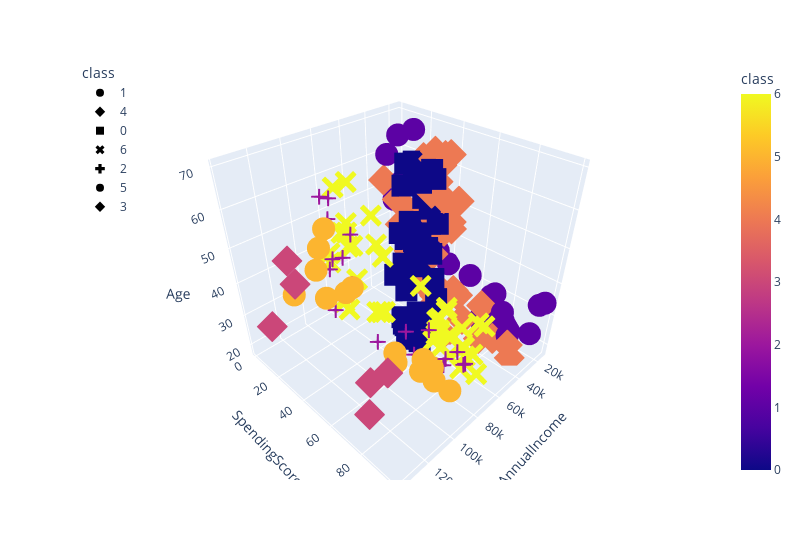

The code cell stored with this chart in its notebook:
### Code cell
fig = px.scatter_3d(
    df_shopping,
    x="AnnualIncome",
    y="SpendingScore",
    z="Age",
    color="class",
    symbol="class",
    width=800,
)
fig.update_layout(legend=dict(x=0, y=1))
fig.show()

### Figure 1 — Plotly figure (JSON) as saved in the notebook; plotly's stock layout.template omitted (floating-point values rounded to 4 significant figures)
{"data": [{"hovertemplate": "class=%{marker.color}<br>AnnualIncome=%{x}<br>SpendingScore=%{y}<br>Age=%{z}<extra></extra>", "legendgroup": "1", "marker": {"color": [1, 1, 1, 1, 1, 1, 1, 1, 1, 1, 1, 1, 1, 1, 1, 1, 1, 1, 1, 1, 1, 1, 1, 1, 1, 1, 1, 1, 1, 1, 1, 1], "coloraxis": "coloraxis", "symbol": "circle"}, "mode": "markers", "name": "1", "scene": "scene", "showlegend": true, "type": "scatter3d", "x": [15000, 15000, 16000, 16000, 17000, 17000, 18000, 18000, 19000, 19000, 19000, 19000, 20000, 20000, 20000, 20000, 21000, 21000, 23000, 23000, 24000, 24000, 25000, 25000, 28000, 28000, 28000, 28000, 29000, 29000, 30000, 30000], "y": [39, 81, 6, 77, 40, 76, 6, 94, 3, 72, 14, 99, 15, 77, 13, 79, 35, 66, 29, 98, 35, 73, 5, 73, 14, 82, 32, 61, 31, 87, 4, 73], "z": [19, 21, 20, 23, 31, 22, 35, 23, 64, 30, 67, 35, 58, 24, 37, 22, 35, 20, 52, 35, 35, 25, 46, 31, 54, 29, 45, 35, 40, 23, 60, 21]}, {"hovertemplate": "class=%{marker.color}<br>AnnualIncome=%{x}<br>SpendingScore=%{y}<br>Age=%{z}<extra></extra>", "legendgroup": "4", "marker": {"color": [4, 4, 4, 4, 4, 4, 4, 4, 4, 4, 4, 4, 4, 4, 4, 4, 4, 4, 4, 4, 4, 4, 4, 4, 4, 4, 4, 4, 4, 4, 4, 4, 4, 4, 4, 4, 4, 4, 4, 4, 4, 4], "coloraxis": "coloraxis", "symbol": "diamond"}, "mode": "markers", "name": "4", "scene": "scene", "showlegend": true, "type": "scatter3d", "x": [33000, 33000, 33000, 33000, 34000, 34000, 37000, 37000, 38000, 38000, 39000, 39000, 39000, 39000, 40000, 40000, 40000, 40000, 42000, 42000, 43000, 43000, 43000, 43000, 44000, 44000, 46000, 46000, 46000, 46000, 47000, 47000, 48000, 48000, 48000, 48000, 48000, 48000, 49000, 49000, 50000, 50000], "y": [4, 92, 14, 81, 17, 73, 26, 75, 35, 92, 36, 61, 28, 65, 55, 47, 42, 42, 52, 60, 54, 60, 45, 41, 50, 46, 51, 46, 56, 55, 52, 59, 51, 59, 50, 48, 59, 47, 55, 42, 49, 56], "z": [53, 18, 49, 21, 42, 30, 36, 20, 65, 24, 48, 31, 49, 24, 50, 27, 29, 31, 49, 33, 31, 59, 50, 47, 51, 69, 27, 53, 70, 19, 67, 54, 63, 18, 43, 68, 19, 32, 70, 47, 60, 60]}, {"hovertemplate": "class=%{marker.color}<br>AnnualIncome=%{x}<br>SpendingScore=%{y}<br>Age=%{z}<extra></extra>", "legendgroup": "0", "marker": {"color": [0, 0, 0, 0, 0, 0, 0, 0, 0, 0, 0, 0, 0, 0, 0, 0, 0, 0, 0, 0, 0, 0, 0, 0, 0, 0, 0, 0, 0, 0, 0, 0, 0, 0, 0, 0, 0, 0, 0, 0, 0, 0, 0, 0, 0, 0, 0, 0], "coloraxis": "coloraxis", "symbol": "square"}, "mode": "markers", "name": "0", "scene": "scene", "showlegend": true, "type": "scatter3d", "x": [54000, 54000, 54000, 54000, 54000, 54000, 54000, 54000, 54000, 54000, 54000, 54000, 57000, 57000, 58000, 58000, 59000, 59000, 60000, 60000, 60000, 60000, 60000, 60000, 61000, 61000, 62000, 62000, 62000, 62000, 62000, 62000, 63000, 63000, 63000, 63000, 63000, 63000, 64000, 64000, 65000, 65000, 65000, 65000, 67000, 67000, 67000, 67000], "y": [47, 54, 53, 48, 52, 42, 51, 55, 41, 44, 57, 46, 58, 55, 60, 46, 55, 41, 49, 40, 42, 52, 47, 50, 42, 49, 41, 48, 59, 55, 56, 42, 50, 46, 43, 48, 52, 54, 42, 46, 48, 50, 43, 59, 43, 57, 56, 40], "z": [59, 26, 45, 40, 23, 49, 57, 38, 67, 46, 21, 48, 55, 22, 34, 50, 68, 18, 48, 40, 32, 24, 47, 27, 48, 20, 23, 49, 67, 26, 49, 21, 66, 54, 68, 66, 65, 19, 38, 19, 18, 19, 63, 49, 51, 50, 27, 38]}, {"hovertemplate": "class=%{marker.color}<br>AnnualIncome=%{x}<br>SpendingScore=%{y}<br>Age=%{z}<extra></extra>", "legendgroup": "6", "marker": {"color": [6, 6, 6, 6, 6, 6, 6, 6, 6, 6, 6, 6, 6, 6, 6, 6, 6, 6, 6, 6, 6, 6, 6, 6, 6, 6, 6, 6, 6, 6, 6, 6, 6, 6, 6, 6, 6, 6, 6, 6], "coloraxis": "coloraxis", "symbol": "x"}, "mode": "markers", "name": "6", "scene": "scene", "showlegend": true, "type": "scatter3d", "x": [69000, 69000, 70000, 70000, 71000, 71000, 71000, 71000, 71000, 71000, 72000, 72000, 73000, 73000, 73000, 73000, 74000, 74000, 75000, 75000, 76000, 76000, 77000, 77000, 77000, 77000, 78000, 78000, 78000, 78000, 78000, 78000, 78000, 78000, 78000, 78000, 78000, 78000, 79000, 79000], "y": [58, 91, 29, 77, 35, 95, 11, 75, 9, 75, 34, 71, 5, 88, 7, 73, 10, 72, 5, 93, 40, 87, 12, 97, 36, 74, 22, 90, 17, 88, 20, 76, 16, 89, 1, 78, 1, 73, 35, 83], "z": [40, 39, 23, 31, 43, 40, 59, 38, 47, 39, 25, 31, 20, 29, 44, 32, 19, 35, 57, 32, 28, 32, 25, 28, 48, 32, 34, 34, 43, 39, 44, 38, 47, 27, 37, 30, 34, 30, 56, 29]}, {"hovertemplate": "class=%{marker.color}<br>AnnualIncome=%{x}<br>SpendingScore=%{y}<br>Age=%{z}<extra></extra>", "legendgroup": "2", "marker": {"color": [2, 2, 2, 2, 2, 2, 2, 2, 2, 2, 2, 2, 2, 2, 2, 2, 2, 2, 2], "coloraxis": "coloraxis", "symbol": "cross"}, "mode": "markers", "name": "2", "scene": "scene", "showlegend": true, "type": "scatter3d", "x": [81000, 81000, 85000, 85000, 86000, 86000, 87000, 87000, 87000, 87000, 87000, 87000, 87000, 88000, 88000, 88000, 88000, 93000, 93000], "y": [5, 93, 26, 75, 20, 95, 27, 63, 13, 75, 10, 92, 44, 13, 86, 15, 69, 14, 90], "z": [19, 31, 50, 36, 42, 33, 36, 32, 40, 28, 36, 36, 22, 52, 30, 58, 27, 59, 35]}, {"hovertemplate": "class=%{marker.color}<br>AnnualIncome=%{x}<br>SpendingScore=%{y}<br>Age=%{z}<extra></extra>", "legendgroup": "5", "marker": {"color": [5, 5, 5, 5, 5, 5, 5, 5, 5, 5, 5, 5, 5, 5], "coloraxis": "coloraxis", "symbol": "circle"}, "mode": "markers", "name": "5", "scene": "scene", "showlegend": true, "type": "scatter3d", "x": [97000, 97000, 98000, 98000, 99000, 99000, 101000, 101000, 103000, 103000, 103000, 103000, 113000, 113000], "y": [32, 86, 15, 88, 39, 97, 24, 68, 17, 85, 23, 69, 8, 91], "z": [37, 32, 46, 29, 41, 30, 54, 28, 41, 36, 34, 32, 33, 38]}, {"hovertemplate": "class=%{marker.color}<br>AnnualIncome=%{x}<br>SpendingScore=%{y}<br>Age=%{z}<extra></extra>", "legendgroup": "3", "marker": {"color": [3, 3, 3, 3, 3, 3], "coloraxis": "coloraxis", "symbol": "diamond"}, "mode": "markers", "name": "3", "scene": "scene", "showlegend": true, "type": "scatter3d", "x": [120000, 120000, 126000, 126000, 137000, 137000], "y": [16, 79, 28, 74, 18, 83], "z": [47, 35, 45, 32, 32, 30]}], "layout": {"coloraxis": {"colorbar": {"title": {"text": "class"}}, "colorscale": [[0, "#0d0887"], [0.1111, "#46039f"], [0.2222, "#7201a8"], [0.3333, "#9c179e"], [0.4444, "#bd3786"], [0.5556, "#d8576b"], [0.6667, "#ed7953"], [0.7778, "#fb9f3a"], [0.8889, "#fdca26"], [1, "#f0f921"]]}, "legend": {"title": {"text": "class"}, "tracegroupgap": 0, "x": 0, "y": 1}, "margin": {"t": 60}, "scene": {"domain": {"x": [0, 1], "y": [0, 1]}, "xaxis": {"title": {"text": "AnnualIncome"}}, "yaxis": {"title": {"text": "SpendingScore"}}, "zaxis": {"title": {"text": "Age"}}}, "width": 800}}
